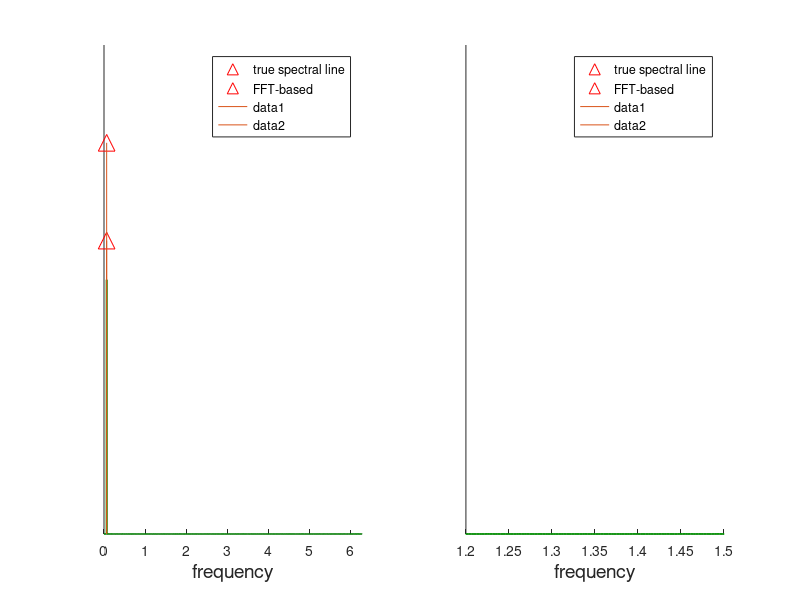

Source code (MATLAB): (Note: this script raises an error after producing the figure.)
%% demo: compares fft-based estimation with high resolution
%               1) spectral envelopes, 
%               2) subspace methods, and
%               3) maximum entropy
%
% the term "high resolution" refers to a "tuned-analog" of
% modern nonlinear methods (Capon, subspace, ME) where the
% covariance information used consists of the state-covariance
% of suitably selected "bandpass-like" input-to-state filter
%% SIGNAL = sinusoids + noise
%  Setting up the signal parameters and time history
N=2048*2;
mag0=1.5;mag1=1.5; o1=0.0645499115542278; mag2=2; o2=0.0647953484802895;
t=0:N-1; t=t(:);
y=mag0*randn(N,1)+mag1*exp(1i*(o1*t+2*pi*rand))+mag2*exp(1i*(o2*t+2*pi*rand));

%% plotting the fft-based spectra
NN=2048; th=linspace(0,2*pi,NN);
Y =abs(fft(y,NN))/sqrt(N);
Y =Y.^2;
Y = Y/max(Y)*1.3;
figure(1);
subplot(1,2,1),hold on
                plot(o1, mag1, 'r^','MarkerSize',12);
                plot(o2, mag2, 'r^','MarkerSize',12);
                plot(th,Y,'Color',[0,0.6,0],'LineWidth',1.2),
                legend('true spectral line', 'FFT-based');
                line([o1 o1],[0,mag1]);
                line([o2 o2],[0,mag2]);
                %Arrow([o1 0],[o1,mag1]);
                set(gca,'xlim',[0 2*pi]);
                set(gca,'ylim',[0 2.5]);              
                set(gca,'YTick',[]);
                xlabel('frequency','FontSize',14);

subplot(1,2,2),hold on
               plot(o1, mag1, 'r^','MarkerSize',12);
               plot(o2, mag2, 'r^','MarkerSize',12);
               plot(th,Y,'Color',[0,0.6,0],'LineWidth',1.2),
               legend('true spectral line', 'FFT-based');
               line([o1 o1],[0,mag1]);
               line([o2 o2],[0,mag2]);
               axis([1.2 1.5 0 2.5]);
               set(gca,'YTick',[]);
               xlabel('frequency','FontSize',14);


%% setting up filter parameters and the svd of the input-to-state response
thetamid=0.0737; 
[A,B]=cjordan(5,0.999*exp(thetamid*1i));
R=dlsim_complex(A,B,y');
sv=Rsigma(A,B,th);
figure(2);
plot(th(:),sv(:),'r','LineWidth',1.3); hold on;
[svmax, maxind]=max(sv);
sv3db=svmax*sqrt(2)/2; % -3db value
[vmin, th_min_ind]=min(abs(sv(1:maxind)-sv3db));
thmin=th(th_min_ind);
[vmax, th_max_ind]=min(abs(sv(maxind+1:end)-sv3db));
th_max_ind=th_max_ind+maxind;
thmax=th(th_max_ind);
plot([thmin thmin], [0 sv3db],'k','LineWidth',1.3);
plot([thmax thmax], [0 sv3db],'k','LineWidth',1.3);

for v=0:.4:sv3db
    h1 = thmin;
    h2 = thmax;
    if(v<h1)
        plot([h1-v h1],[0 v],'Color',[.5,.5,.5]);
    else
        plot([0 h1],[v-h1 v],'Color',[.5,.5,.5]);
    end
    if(v+h2<2*pi)
        plot([h2 h2+v],[v 0],'Color',[.5,.5,.5]);
    else
        plot([h2 2*pi],[v v+h2-2*pi],'Color',[.5,.5,.5]);
    end
end
axis([0 2*pi 0 svmax+1])
set(gca,'YTick',[]);
xlabel('$\|G(e^{i\theta})\|$ v.s. $\theta$', 'Interpreter', 'Latex','FontSize', 16);




%% obtaining state statistics
R=dlsim_complex(A,B,y');
%% maximum entropy
figure(3);
spectrum=me(R,A,B,th);
me_burg = pburg(y,5,th);
me_burg = me_burg/max(me_burg)*1.2;
spectrum=spectrum/max(spectrum)*1.2;
subplot(1,2,1),hold on
                plot(o1, mag1, 'r^','MarkerSize',12);
                plot(th, spectrum,'b','LineWidth',1.2);
                plot(th, me_burg,'Color',[0,0.6,0],'LineWidth',1.2);
                legend('true spectral line', 'maximum entropy spectrum', 'Burg method');
                Arrow([o1 o2],[mag1,mag2]);
                set(gca,'xlim',[0 2*pi]);
                set(gca,'ylim',[0 2.5]);
                k=15;
                windowspec=max(spectrum)/2;
                plot([thmin thmin], [0 windowspec],'k','LineWidth',1.3);
                plot([thmax thmax], [0 windowspec],'k','LineWidth',1.3);
                for v=0:windowspec/10:windowspec
                    h1 = thmin;
                    h2 = thmax;
                    if(k*v<h1)
                        plot([h1-k*v h1],[0 v],'Color',[.5,.5,.5]);
                    else
                        plot([0 h1],[v-h1/k v],'Color',[.5,.5,.5]);
                    end
                    if(k*v+h2<2*pi)
                        plot([h2 h2+k*v],[v 0],'Color',[.5,.5,.5]);
                    else
                        plot([h2 2*pi],[v v-(-h2+2*pi)/k],'Color',[.5,.5,.5]);
                    end
                end
                
                set(gca,'YTick',[]);
                xlabel('frequency','FontSize',14);
                

subplot(1,2,2),hold on
                plot(o1, mag1, 'r^','MarkerSize',12);
                plot(th,spectrum,'b','LineWidth',1.2);
                plot(th, me_burg,'Color',[0,0.6,0],'LineWidth',1.2);
                legend('true spectral line', 'maximum entropy spectrum', 'Burg method');
                Arrow([o1 o2],[mag1,mag2]);
                axis([thmin thmax 0 3]);
                set(gca,'YTick',[]);
                xlabel('frequency','FontSize',14);
  
              
%% subspace method
figure(4);
[omegas,residues]=sm(R,A,B,2);
Ac=compan(eye(1,6));
Bc=eye(5,1);
That=dlsim_complex(Ac,Bc,y');
[w_esprit,r_esprit]=sm(That,Ac,Bc,2);
residues=residues*1.6;
r_esprit=r_esprit*.65;
subplot(1,2,1),hold on
               plot(o1, mag1, 'r^','MarkerSize',12);
               plot(omegas(1), residues(1), 'b^','MarkerSize',12);
               plot(w_esprit(1), r_esprit(1),'^','Color',[0,0.6,0],'MarkerSize',12);
               legend('true spectral line', 'subspace method spectral line', 'ESPRIT spectral line');
               Arrow([o1 o2],[mag1 mag2]);
               Arrowb(omegas,residues);
               Arrowg(w_esprit,r_esprit);               
                k=15;
                windowspec=max(spectrum)/2;
                plot([thmin thmin], [0 windowspec],'k','LineWidth',1.3);
                plot([thmax thmax], [0 windowspec],'k','LineWidth',1.3);
                for v=0:windowspec/10:windowspec
                    h1 = thmin;
                    h2 = thmax;
                    if(k*v<h1)
                        plot([h1-k*v h1],[0 v],'Color',[.5,.5,.5]);
                    else
                        plot([0 h1],[v-h1/k v],'Color',[.5,.5,.5]);
                    end
                    if(k*v+h2<2*pi)
                        plot([h2 h2+k*v],[v 0],'Color',[.5,.5,.5]);
                    else
                        plot([h2 2*pi],[v v-(-h2+2*pi)/k],'Color',[.5,.5,.5]);
                    end
                end
               set(gca,'xlim',[0 2*pi]);
               set(gca,'ylim',[0 2.5]),
               set(gca,'YTick',[]);
               xlabel('frequency','FontSize',14);

subplot(1,2,2),hold on
               plot(o1, mag1, 'r^','MarkerSize',12);
               plot(omegas(1), residues(1), 'b^','MarkerSize',12);
               plot(w_esprit(2), r_esprit(2),'^','Color',[0,0.6,0],'MarkerSize',12);
               legend('true spectral line', 'subspace method spectral line','ESPRIT spectral line');
               Arrow([o1 o2],[mag1 mag2]);
               Arrowb(omegas,residues);
               Arrowg(w_esprit,r_esprit);
               axis([thmin thmax 0 3]);
               set(gca,'YTick',[]);
               xlabel('frequency','FontSize',14);
 %% spectral evelop% sqrtrho=envlp(P,Ah,bh,th,.2);
figure(5);
rhohalf=envlp(R,A,B,th);
rho = rhohalf.^2;
subplot(1,2,1),hold on
               plot(o1, mag1, 'r^','MarkerSize',12);
               plot(th,rho,'b','LineWidth',1.2),
               legend('true spectral line', 'spectral envelop');
               Arrow([o1 o2],[mag1 mag2]);
               k=1;
                windowspec=max(rho);
                plot([thmin thmin], [0 windowspec],'k','LineWidth',1.3);
                plot([thmax thmax], [0 windowspec],'k','LineWidth',1.3);
                for v=0:windowspec/20:windowspec
                    h1 = thmin;
                    h2 = thmax;
                    if(k*v<h1)
                        plot([h1-k*v h1],[0 v],'Color',[.5,.5,.5]);
                    else
                        plot([0 h1],[v-h1/k v],'Color',[.5,.5,.5]);
                    end
                    if(k*v+h2<2*pi)
                        plot([h2 h2+k*v],[v 0],'Color',[.5,.5,.5]);
                    else
                        plot([h2 2*pi],[v v-(-h2+2*pi)/k],'Color',[.5,.5,.5]);
                    end
                end
               set(gca,'xlim',[0 2*pi]),
               set(gca,'ylim',[0 max(rho)+10]),
               set(gca,'YTick',[]);
               xlabel('frequency','FontSize',14);
subplot(1,2,2),hold on
               plot(o1, mag1, 'r^','MarkerSize',12);
               plot(th,rho,'b','LineWidth',1.2),
               legend('true spectral line', 'spectral envelop');
               Arrow([o1 o2],[mag1 mag2]);
               axis([thmin thmax 0 3]);
               set(gca,'YTick',[]);
               xlabel('frequency','FontSize',14);
%% moving average decomposition
T=ToepProj(That);
[Ts, Tma]=MA_decomp(T,1);
r_ma=[fliplr(Tma(1,:)) Tma(1,2:end)];
p_ma=abs(fft(r_ma,length(th)));
[w_s,r_s]=sm(Ts,Ac,Bc,rank(Ts,0.001));
figure(6);clf

subplot(1,2,1),hold on
               plot(o1, mag1, 'r^','MarkerSize',12);
               plot(w_s(1), r_s(1), 'b^','MarkerSize',12);
               plot(th,p_ma,'Color',[0,0.6,0],'LineWidth',1.2);
               legend('true spectral line', 'estimated spectral line', 'MA spectrum');
               Arrow([o1 o2], [mag1 mag2],12);
               Arrowb(w_s,r_s,12);
               k=15;
               windowspec=max(spectrum)/2;
               plot([thmin thmin], [0 windowspec],'k','LineWidth',1.3);
               plot([thmax thmax], [0 windowspec],'k','LineWidth',1.3);
               for v=0:windowspec/10:windowspec
                    h1 = thmin;
                    h2 = thmax;
                    if(k*v<h1)
                        plot([h1-k*v h1],[0 v],'Color',[.5,.5,.5]);
                    else
                        plot([0 h1],[v-h1/k v],'Color',[.5,.5,.5]);
                    end
                    if(k*v+h2<2*pi)
                        plot([h2 h2+k*v],[v 0],'Color',[.5,.5,.5]);
                    else
                        plot([h2 2*pi],[v v-(-h2+2*pi)/k],'Color',[.5,.5,.5]);
                    end
                end
               set(gca,'xlim',[0 2*pi]);
               set(gca,'ylim',[0 5]),
               set(gca,'YTick',[]);
               XLabel('frequency','FontSize',14);

subplot(1,2,2),hold on
               plot(o1, mag1, 'r^','MarkerSize',12);
               plot(w_s(1), r_s(1), 'b^','MarkerSize',12);
               legend('true spectral line', 'estimated spectral line');
               Arrow([o1 o2], [mag1 mag2],12);
               Arrowb(w_s,r_s,12);
               axis([thmin thmax 0 3]);
               set(gca,'YTick',[]);
               XLabel('frequency','FontSize',14);
